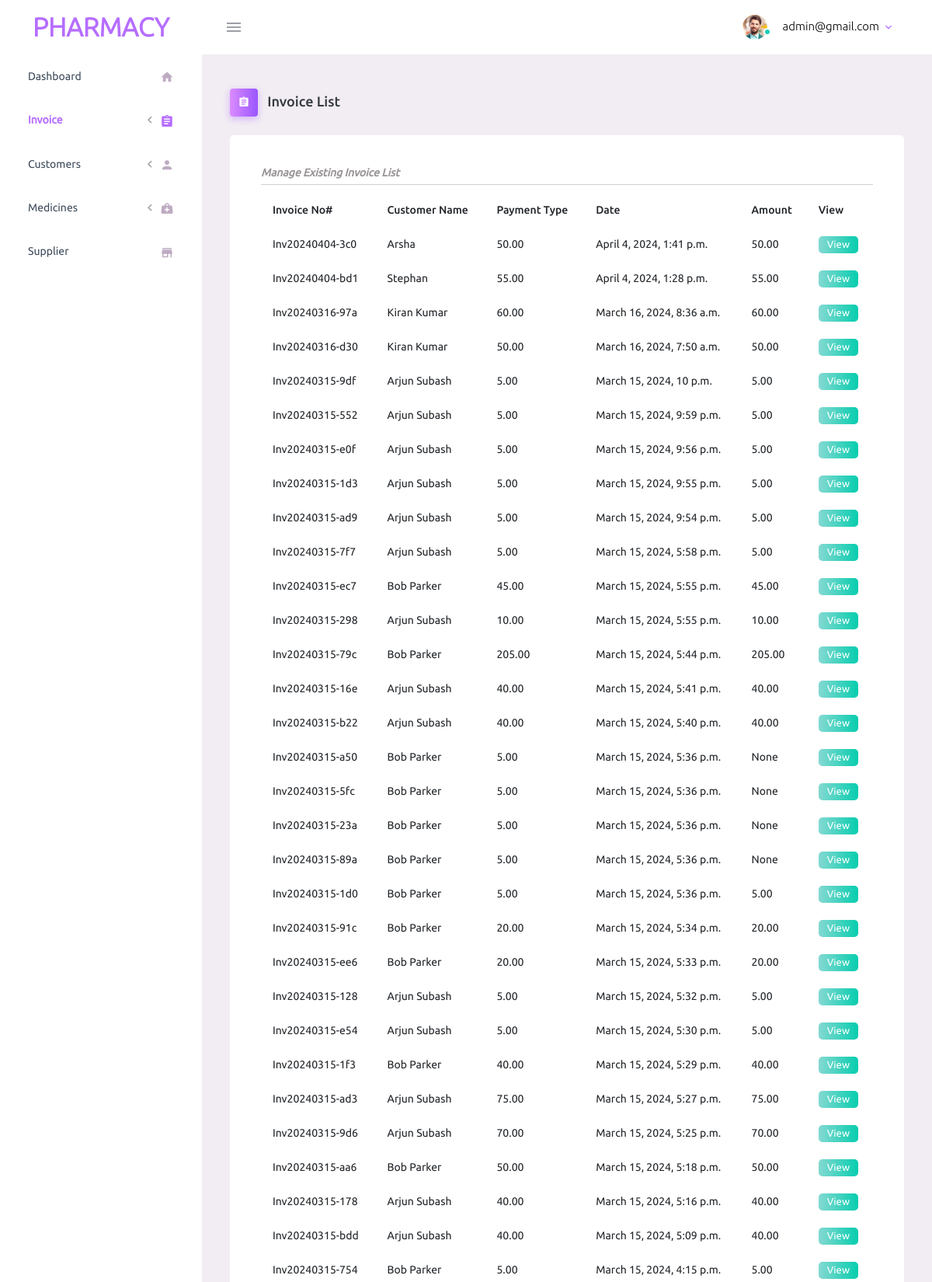
Page /invoice/ (signed in, upper part) on the committed database.
### dashboard/models.py (models this page shows, shortened)
class AiUser(AbstractBaseUser):
    name = models.CharField(max_length=100)
    email = models.EmailField(max_length=100,unique=True)
    password = models.CharField(max_length=100)
    department = models.CharField(max_length=100)
    age = models.PositiveIntegerField(null=True)
    role = models.CharField(max_length = 20, choices = ROLE_CHOICES, default = 'user')
    date_joined = models.DateTimeField(default=timezone.now)
    is_admin = models.BooleanField(default=False)
    is_staff = models.BooleanField(default=False)
    objects = AiUserManager()
    USERNAME_FIELD = 'email'
    REQUIRED_FIELDS = []
    def __str__(self):
        return self.email
    class Meta:
        verbose_name = "Ai User"
        verbose_name_plural = "Ai Users"

class Invoice(models.Model):
    invoice_number = models.CharField(max_length=100, unique = True, editable=False)
    customer = models.ForeignKey(Customer, on_delete=models.CASCADE)
    payment_type = models.CharField(max_length = 20, choices = PAYMENT_CHOICES, default = 'cash')
    grand_total = models.DecimalField(max_digits=10, decimal_places=2, null=True)
    date_created = models.DateTimeField(default=timezone.now)
    class Meta:
        verbose_name = "Invoice"
        verbose_name_plural = "Invoice"

class Customer(models.Model):
    name = models.CharField(max_length=100)
    phone_number = PhoneNumberField(null=True, unique=True)
    dr_name = models.CharField(max_length=100)
    dr_dept = models.CharField(max_length=100)
    dr_hospital = models.CharField(max_length=100)
    date_created = models.DateTimeField(default=timezone.now)
    def __str__(self):
        return self.name
    class Meta:
        verbose_name = "customer"
        verbose_name_plural = "customer"

### dashboard/views.py (the view)
# urls.py: path('invoice/', views.InvoiceView.as_view(), name='invoice'),
@method_decorator(login_required(login_url='/'), name='dispatch')
class InvoiceView(View):
    def get(self, request):
        user = request.user
        invoice_obj = Invoice.objects.all().order_by('-date_created')
        context= {
            'user' : user,
            'invoice_obj' : invoice_obj
        }
        return render(request, 'dashboard/invoice.html', context)

### templates/dashboard/invoice.html (shortened to what this page needs)
<!DOCTYPE html>
{% load static %}
<html lang="en">
  <head>
    <link rel="stylesheet" href="{% static 'css/assets/vendors/mdi/css/materialdesignicons.min.css' %}">
    <link rel="stylesheet" href="{% static 'css/assets/vendors/css/vendor.bundle.base.css' %}">
    <link rel="stylesheet" href="{% static 'css/assets/css/style.css' %}">
    <link rel="stylesheet" href="{% static 'css/assets/css/main.css' %}">
  </head>
  <body>
    <div class="container-scroller">
      <nav class="navbar default-layout-navbar col-lg-12 col-12 p-0 fixed-top d-flex flex-row">
        <div class="text-center navbar-brand-wrapper d-flex align-items-center justify-content-center">
          <a class="navbar-brand brand-logo phar-heading" href="index.html"> Pharmacy</a>
        </div>
        <div class="navbar-menu-wrapper d-flex align-items-stretch">
          <button class="navbar-toggler navbar-toggler align-self-center" type="button" data-toggle="minimize">
            <span class="mdi mdi-menu"></span>
          </button>
          <ul class="navbar-nav navbar-nav-right">
            <li class="nav-item nav-profile dropdown">
              <a class="nav-link dropdown-toggle" id="profileDropdown" href="#" data-bs-toggle="dropdown" aria-expanded="false">
                <div class="nav-profile-img">
                  <img src="{% static 'css/assets/images/faces/face1.jpg' %}" alt="image">
                  <span class="availability-status online"></span>
                </div>
                <div class="nav-profile-text">
                  <p class="mb-1 text-black">{{ user }}</p>
                </div>
              </a>
            </li>
          </ul>
        </div>
      </nav>
      <div class="container-fluid page-body-wrapper">
        <nav class="sidebar sidebar-offcanvas" id="sidebar">
          <ul class="nav">
            <li class="nav-item">
              <a class="nav-link" href="{% url 'dashboard:dashboard'%}">
                <span class="menu-title ">Dashboard</span>
                <i class="mdi mdi-home menu-icon"></i>
              </a>
            </li>
            <li class="nav-item">
              <a class="nav-link" data-bs-toggle="collapse" href="#ui-basic" aria-expanded="false" aria-controls="ui-basic">
                <span class="menu-title phar-active">Invoice</span>
                <i class="menu-arrow"></i>
                <i class="mdi mdi-clipboard-text menu-icon phar-active"></i>
              </a>
            </li>
            <li class="nav-item">
              <a class="nav-link" data-bs-toggle="collapse" href="#ui-basic2" aria-expanded="false" aria-controls="ui-basic">
                <span class="menu-title">Customers</span>
                <i class="menu-arrow"></i>
                <i class="mdi mdi-account menu-icon"></i>
              </a>
            </li>
            <li class="nav-item">
              <a class="nav-link" data-bs-toggle="collapse" href="#ui-basic3" aria-expanded="false" aria-controls="ui-basic">
                <span class="menu-title">Medicines</span>
                <i class="menu-arrow"></i>
                <i class="mdi mdi-medical-bag menu-icon"></i>
              </a>
            </li>
            <li class="nav-item">
              <a class="nav-link" href="{% url 'customer:listsupplier'%}">
                <span class="menu-title">Supplier</span>
                <i class="mdi mdi-store menu-icon"></i>
              </a>
            </li>
          </ul>
        </nav>
        <div class="main-panel">
          <div class="content-wrapper">
            <div class="page-header">
              <h3 class="page-title">
                <span class="page-title-icon bg-gradient-primary text-white me-2">
                  <i class="mdi mdi-clipboard-text"></i>
                </span> Invoice List
              </h3>
            </div>
            <div class="row">
              <div class="col-md-12 grid-margin stretch-card">
                <div class="card">
                  <div class="card-body">
                        <div class="phar-inv-head-sec">
                            <div class="phar-inv-head-list">
                                Manage Existing Invoice List
                            </div>
                            <div class="row">
                                <div class="col-12 grid-margin">
                                    <div class="table-responsive">
                                        <table class="table">
                                          <thead>
                                            <tr>
                                              <th> Invoice No# </th>
                                              <th> Customer Name </th>
                                              <th> Payment Type </th>
                                              <th> Date </th>
                                              <th> Amount </th>
                                              <th> View </th>
                                            </tr>
                                          </thead>
                                          <tbody>
                                            {% for i in invoice_obj %}
                                            <tr>
                                              <td>
                                                {{ i.invoice_number }}
                                              </td>
                                              <td>
                                                {{ i.customer }}
                                              </td>
                                              <td>
                                                {{ i.payment_type }}
                                              </td>
                                              <td>
                                                {{ i.date_created }}
                                              </td>
                                              <td> {{ i.grand_total }} </td>
                                              <td> <a class="phar-inv-view-btn" href="{% url 'dashboard:exportinvoice' i.invoice_number %}">View</a> </td>
                                            </tr>
                                            {% endfor %}
                                          </tbody>
                                        </table>
                                      </div>
                                </div>
                            </div>
                        </div>
                  </div>
                </div>
              </div>
            </div>
          </div>
        </div>
      </div>
    </div>
  </body>
</html>

### static/css/assets/css/main.css (style rules this page uses)
.phar-heading { color: #b66dff !important; font-size: 2.1em !important; font-weight: 700; text-transform: uppercase; }
.phar-inv-head-sec { display: flex; flex-direction: column; row-gap: 10px; }
.phar-inv-view-btn { background: linear-gradient(to right, #84d9d2, #07cdae); color: #ffffff; padding: 3px 11px 5px; border-radius: 5px; text-decoration: none; font-size: 13px; }
.phar-active { color: #b66dff !important; font-weight: 600 !important; }
.table > :not(:last-child) > :last-child > *, .jsgrid .jsgrid-table > :not(:last-child) > :last-child > * { border-bottom-color: #d100fd !important; }
thead, tbody, tfoot, tr, td, th { border-color: inherit; border-style: none !important; border-width: 0; }
.phar-inv-head-list { font-size: 14px; font-weight: 600; color: #999595; font-style: italic; padding-bottom: 7px; border-bottom: 1px solid #d1d0d0; width: 100%; display: flex; flex-direction: row; }

### rows in the picture
AiUser: email "admin@gmail.com"
Invoice: invoice_number "Inv20240404-3c0", customer "Arsha", payment_type "50.00", date_created "April 4, 2024, 1:41 p.m.", grand_total "50.00"
Invoice: invoice_number "Inv20240404-bd1", customer "Stephan", payment_type "55.00", date_created "April 4, 2024, 1:28 p.m.", grand_total "55.00"
Invoice: invoice_number "Inv20240316-97a", customer "Kiran Kumar", payment_type "60.00", date_created "March 16, 2024, 8:36 a.m.", grand_total "60.00"
Invoice: invoice_number "Inv20240316-d30", customer "Kiran Kumar", payment_type "50.00", date_created "March 16, 2024, 7:50 a.m.", grand_total "50.00"
Invoice: invoice_number "Inv20240315-9df", customer "Arjun Subash", payment_type "5.00", date_created "March 15, 2024, 10 p.m.", grand_total "5.00"
Invoice: invoice_number "Inv20240315-552", customer "Arjun Subash", payment_type "5.00", date_created "March 15, 2024, 9:59 p.m.", grand_total "5.00"
Invoice: invoice_number "Inv20240315-e0f", customer "Arjun Subash", payment_type "5.00", date_created "March 15, 2024, 9:56 p.m.", grand_total "5.00"
Invoice: invoice_number "Inv20240315-1d3", customer "Arjun Subash", payment_type "5.00", date_created "March 15, 2024, 9:55 p.m.", grand_total "5.00"
Invoice: invoice_number "Inv20240315-ad9", customer "Arjun Subash", payment_type "5.00", date_created "March 15, 2024, 9:54 p.m.", grand_total "5.00"
Invoice: invoice_number "Inv20240315-7f7", customer "Arjun Subash", payment_type "5.00", date_created "March 15, 2024, 5:58 p.m.", grand_total "5.00"
Invoice: invoice_number "Inv20240315-ec7", customer "Bob Parker", payment_type "45.00", date_created "March 15, 2024, 5:55 p.m.", grand_total "45.00"
Invoice: invoice_number "Inv20240315-298", customer "Arjun Subash", payment_type "10.00", date_created "March 15, 2024, 5:55 p.m.", grand_total "10.00"
Invoice: invoice_number "Inv20240315-79c", customer "Bob Parker", payment_type "205.00", date_created "March 15, 2024, 5:44 p.m.", grand_total "205.00"
Invoice: invoice_number "Inv20240315-16e", customer "Arjun Subash", payment_type "40.00", date_created "March 15, 2024, 5:41 p.m.", grand_total "40.00"
Invoice: invoice_number "Inv20240315-b22", customer "Arjun Subash", payment_type "40.00", date_created "March 15, 2024, 5:40 p.m.", grand_total "40.00"
Invoice: invoice_number "Inv20240315-a50", customer "Bob Parker", payment_type "5.00", date_created "March 15, 2024, 5:36 p.m.", grand_total "None"
Invoice: invoice_number "Inv20240315-5fc", customer "Bob Parker", payment_type "5.00", date_created "March 15, 2024, 5:36 p.m.", grand_total "None"
Invoice: invoice_number "Inv20240315-23a", customer "Bob Parker", payment_type "5.00", date_created "March 15, 2024, 5:36 p.m.", grand_total "None"
Invoice: invoice_number "Inv20240315-89a", customer "Bob Parker", payment_type "5.00", date_created "March 15, 2024, 5:36 p.m.", grand_total "None"
Invoice: invoice_number "Inv20240315-1d0", customer "Bob Parker", payment_type "5.00", date_created "March 15, 2024, 5:36 p.m.", grand_total "5.00"
Invoice: invoice_number "Inv20240315-91c", customer "Bob Parker", payment_type "20.00", date_created "March 15, 2024, 5:34 p.m.", grand_total "20.00"
Invoice: invoice_number "Inv20240315-ee6", customer "Bob Parker", payment_type "20.00", date_created "March 15, 2024, 5:33 p.m.", grand_total "20.00"
Invoice: invoice_number "Inv20240315-128", customer "Arjun Subash", payment_type "5.00", date_created "March 15, 2024, 5:32 p.m.", grand_total "5.00"
Invoice: invoice_number "Inv20240315-e54", customer "Arjun Subash", payment_type "5.00", date_created "March 15, 2024, 5:30 p.m.", grand_total "5.00"
Invoice: invoice_number "Inv20240315-1f3", customer "Bob Parker", payment_type "40.00", date_created "March 15, 2024, 5:29 p.m.", grand_total "40.00"
Invoice: invoice_number "Inv20240315-ad3", customer "Arjun Subash", payment_type "75.00", date_created "March 15, 2024, 5:27 p.m.", grand_total "75.00"
Invoice: invoice_number "Inv20240315-9d6", customer "Arjun Subash", payment_type "70.00", date_created "March 15, 2024, 5:25 p.m.", grand_total "70.00"
Invoice: invoice_number "Inv20240315-aa6", customer "Bob Parker", payment_type "50.00", date_created "March 15, 2024, 5:18 p.m.", grand_total "50.00"
Invoice: invoice_number "Inv20240315-178", customer "Arjun Subash", payment_type "40.00", date_created "March 15, 2024, 5:16 p.m.", grand_total "40.00"
Invoice: invoice_number "Inv20240315-bdd", customer "Arjun Subash", payment_type "40.00", date_created "March 15, 2024, 5:09 p.m.", grand_total "40.00"
Invoice: invoice_number "Inv20240315-754", customer "Bob Parker", payment_type "5.00", date_created "March 15, 2024, 4:15 p.m.", grand_total "5.00"
